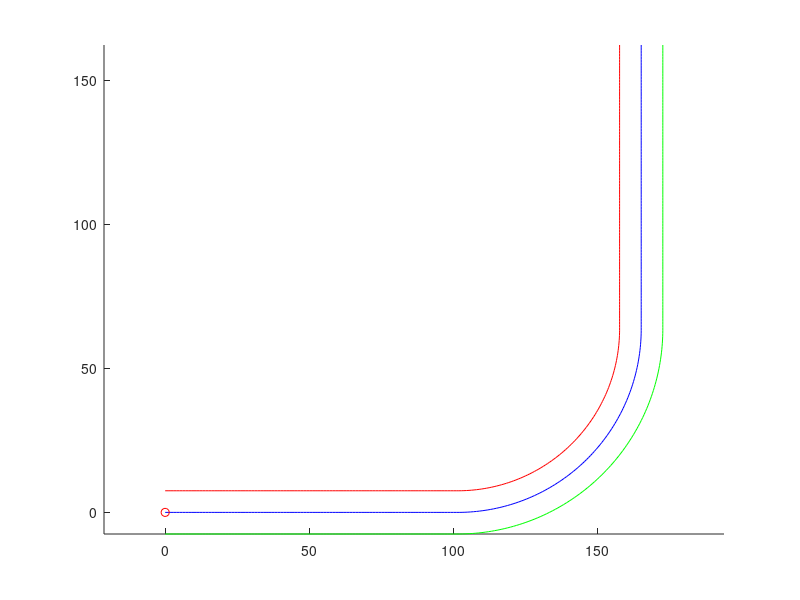

This chart was generated by the following MATLAB code:
function [kap,pos,edge]=initialize_centerline(interval)
% interval=1;
if nargin==0
    interval=1;
    plotflag=1;
else
    plotflag=0;
end
% kap=0;
% 
% kap=[kap,ones(1,length(0:interval:800-interval))*0];
% kap=[kap,(0:interval:200-interval)*pi/(1000*200)];
% kap=[kap,ones(1,length(0:interval:800-interval))*pi/(1000)];
% kap=[kap,(200-interval:-interval:0)*pi/(1000*200)];
% kap=[kap,ones(1,length(0:interval:800-interval))*0];
% kap=[kap,(0:interval:200-interval)*pi/(1000*200)];
% kap=[kap,ones(1,length(0:interval:800-interval))*pi/(1000)];
% kap=[kap,(200-interval:-interval:0)*pi/(1000*200)];


% kap=kap(700:1300);


%%
% kap=0;
% 
% straight=500;
% turning=200;
% for i=1:4
%     kap=[kap,ones(1,length(0:interval:straight-interval))*0];
%     kap=[kap,ones(1,length(0:interval:turning-interval))*pi/(turning*2)];
% 
% end
% kap=kap(450:750);

%% 
kap=0;
kap=[kap,ones(1,length(0:interval:100-interval))*0];
kap=[kap,ones(1,length(0:interval:100-interval))*pi/(100*2)];
kap=[kap,ones(1,length(0:interval:100-interval))*0];

%%

s=0:interval:(length(kap)-1)*interval;

wl=ones(1,length(kap))*7.5;
wr=ones(1,length(kap))*7.5;

%% 
phi=0;
X=0;
Y=0;
Xl=X-wl(1)*sin(phi);
Yl=Y+wl(1)*cos(phi);
Xr=X+wr(1)*sin(phi);
Yr=Y-wr(1)*cos(phi);


for i=1:length(kap)-1
    phi(i+1)=phi(i)+interval*kap(i);
    X(i+1)=X(i)+interval*cos(phi(i));
    Y(i+1)=Y(i)+interval*sin(phi(i));
    Xl(i+1)=X(i+1)-wl(i+1)*sin(phi(i+1));
    Yl(i+1)=Y(i+1)+wl(i+1)*cos(phi(i+1));
    Xr(i+1)=X(i+1)+wr(i+1)*sin(phi(i+1));
    Yr(i+1)=Y(i+1)-wr(i+1)*cos(phi(i+1));
    
    
end

pos=[phi;X;Y;s];
edge=[Xl;Yl;Xr;Yr;wl;wr];

if plotflag==1
    figure
    hold on
    plot(X,Y,'b');
    plot(Xl,Yl,'r');
    plot(Xr,Yr,'g');
    plot(X(1),Y(1),'ro');

    axis equal
end

end